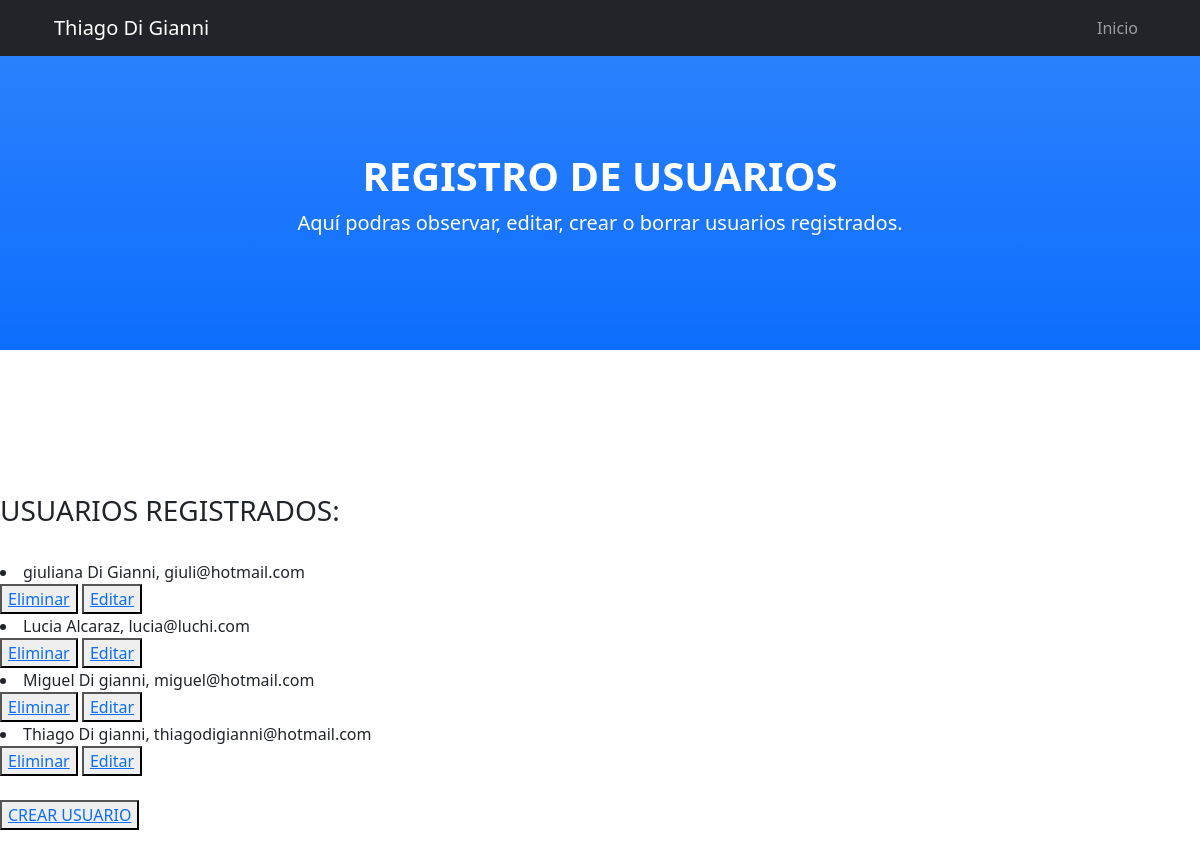
Before: /usuarios_info (signed in) with the older database file.
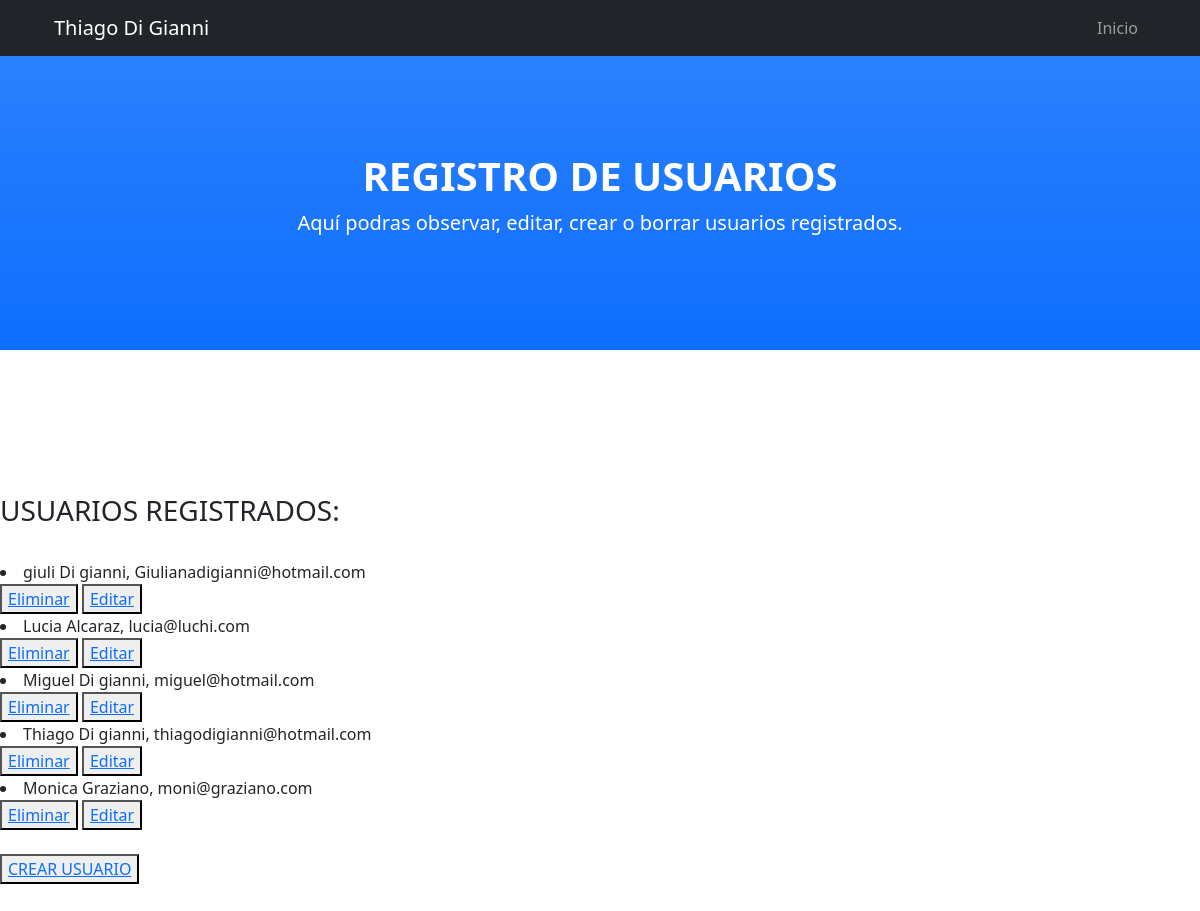
After: the same page with the newer database file.
### Apps/models.py (models this page shows, shortened)
class usuario(models.Model):
    nombre = models.CharField(max_length=30)
    apellido = models.CharField(max_length=30)
    email = models.EmailField()

### Apps/views.py (the view)
# urls.py: path('usuarios_info',views.mostrar_usuario,name="usuarios_info"),
@login_required
def mostrar_usuario(request):
      user = usuario.objects.all()
      contexto = {"user":user}
      return render(request, "Apps/mostrar_usuario.html",contexto)

### Apps/templates/Apps/mostrar_usuario.html (shortened to what this page needs)
<!DOCTYPE html>
<html lang="en">
    <head>
        {% load static %}
        <link href="{% static 'Apps/css/styles.css' %}" rel="stylesheet" />
    </head>
    <body id="page-top">
        <nav class="navbar navbar-expand-lg navbar-dark bg-dark fixed-top" id="mainNav">
            <div class="container px-4">
                <a class="navbar-brand" href="#page-top">Thiago Di Gianni</a>
                <div class="collapse navbar-collapse" id="navbarResponsive">
                    <ul class="navbar-nav ms-auto">
                        <li class="nav-item"><a class="nav-link" href="/">Inicio</a></li>
                    </ul>
                </div>
            </div>
        </nav>
        <header class="bg-primary bg-gradient text-white">
            <div class="container px-4 text-center">
                <h1 class="fw-bolder">REGISTRO DE USUARIOS</h1>
                <p class="lead">Aquí podras observar, editar, crear o borrar usuarios registrados.</p>
            </div>
        </header>
        <section id="info_usuarios">
            <h3>     USUARIOS REGISTRADOS:</h3><br>
            {% for usuario in user %}
                <li> {{usuario.nombre}} {{usuario.apellido}}, {{usuario.email}} </li>
                <button>
                    <a href= "{% url 'eliminar_usuario' usuario.nombre %}"> Eliminar </a>
                </button>
                <button>
                    <a href= "{% url 'editar_usuario' usuario.nombre %}"> Editar </a>
                </button>
            {% endfor %}
            <br>
            <br>
            <button>
               <a href="formulario"> CREAR USUARIO </a>
            </button>
        </section>
    </body>
</html>

Changed rows visible on the page:
changed usuario: nombre "giuliana" → "giuli"; apellido "Di Gianni" → "Di gianni"; email "giuli@hotmail.com" → "Giulianadigianni@hotmail.com"
added usuario: nombre "Monica", apellido "Graziano", email "moni@graziano.com"
